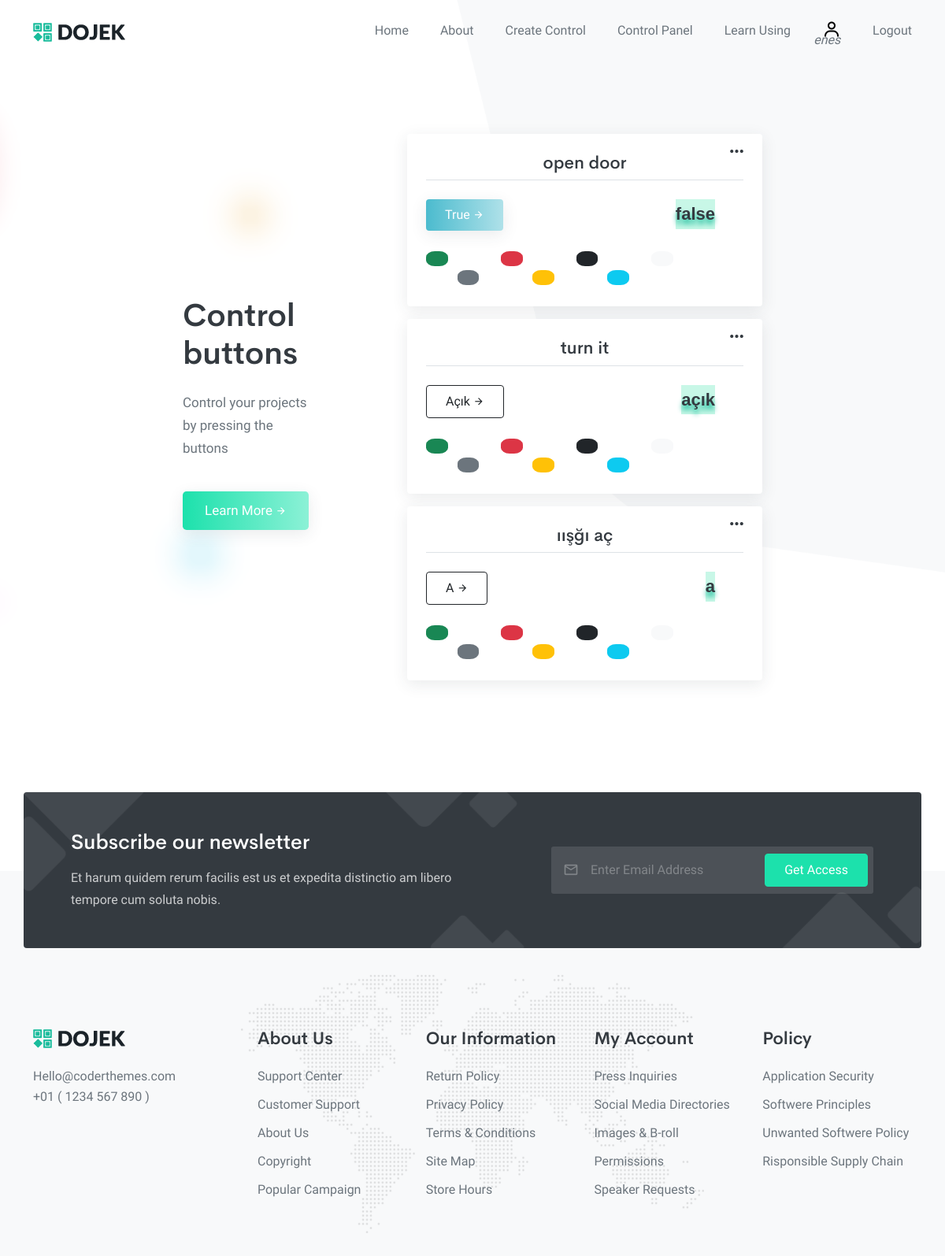
The app's page /control/ (signed in) with its own data.
### web/models.py (models this page shows, shortened)
class Workshop(models.Model):
    HARDWARE_TYPE = (
        ('1', 'NodeMCU'),
        ('2', 'ESP8266'),
    )
    IDE_TYPE = (
        ('1', 'Arduino IDE'),
        ('2', 'PlatformIO'),
        ('2', _('Other')),
    )
    BUTTON_COLOR_CHOICES=(
        ('btn-success','primary'),
        ('btn-outline-success','primary-outline'),
        ('btn-gradiend-success','primary-gradient'),
        ('btn-danger','danger'),
        ('btn-outline-danger','danger-outline'),
        ('btn-gradient-danger','danger-gradient'),
        ('btn-dark','dark'),
        ('btn-outline-dark','dark-outline'),
        ('btn-gradient-dark','dark-gradient'),
        ('btn-light','light'),
        ('btn-outline-light','light-outline'),
        ('btn-white','white'),
        ('btn-outline-white','white-outline'),
        ('btn-gradient-white','white-gradient'),
        ('btn-secondary','secondary'),
        ('btn-outline-secondary','secondary-outline'),
        ('btn-gradient-secondary','secondary-gradient'),
        ('btn-warning','warning'),
        ('btn-outline-warning','warning-outline'),
        ('btn-gradient-warning','warning-gradient'),
        ('btn-info','info'),
        ('btn-outline-info','info-outline'),
        ('btn-gradient-info','info-gradient'),
	)
    hardware = models.CharField(choices=HARDWARE_TYPE, max_length=1,default=HARDWARE_TYPE[0][0], null=True, blank=True)
    ide = models.CharField(choices=IDE_TYPE, max_length=1,default=IDE_TYPE[0][0], null=True, blank=True)
    user = models.ForeignKey(User, on_delete=models.CASCADE, related_name='workshop')
    date_added = models.DateTimeField(auto_now_add=True)
    wifi = models.ForeignKey(Wifie, on_delete=models.CASCADE)
    secret_key = models.CharField(max_length=25)
    url = models.CharField(max_length=100)
    actname = models.CharField(max_length=150)
    def_resp = models.CharField(max_length=150)
    expected_resp = models.CharField(max_length=150)
    current_resp = models.CharField(max_length=150, null=True, blank=True)
    is_fixed = models.BooleanField(default=False)
    duration = models.IntegerField(default=0, help_text=_("turns default in seconds"))
    usage_count = models.IntegerField(default=0)
    button_color = models.CharField(choices=BUTTON_COLOR_CHOICES, max_length=30, default=BUTTON_COLOR_CHOICES[2][0])
    last_used = models.DateTimeField(auto_now_add=True)
    class Meta:
        verbose_name = _('Workshop')
        verbose_name_plural = _('Workshops')
    def btns():
        list = []
        for i in Workshop.BUTTON_COLOR_CHOICES:
            list.append(i[0])
        return list

### web/views.py (the view, shortened to what this page needs)
# urls.py: path('control/', views.control_panel, name='control_panel'),
@login_required
def control_panel(request):
    workshops = Workshop.objects.filter(user=request.user).order_by('-usage_count')
    btns = Workshop.btns
    return render(request, 'web/controls.html', {'workshops':workshops, 'btns':btns})

### templates/web/controls.html (shortened to what this page needs)
{% extends 'base.html' %}
{% load static %}
{% load i18n %}
{% block content %}
<section class="hero-5" id="home">
    <div class="container">
        <div class="row align-items-center justify-content-center">
            <div id="main" class="col-lg-2">
                <h1 id="main_title" class="mb-4 display-6 fw-semibold noselect">{% translate "Control buttons" %} </h1>
                <p id="main_p" class="text-muted fs-17 noselect">{% if request.user.is_authenticated %}{% if request.user.workshop %}{% translate "Control your projects by pressing the buttons"%} {% else %}{% translate "Create your worksop. But first take a look to the documentation." %} {% endif %}{% else %}  {% translate "Register an account, define your url in your Arduino/NodeMCU IDE. That's it!" %}{% endif %}</p>
                <a href="{% url 'docs' %}" id="learn_btn" class="btn btn-lg btn-gradient-success mt-4 mb-4 mb-lg-0">{% translate "Learn More"  %}<i class="mdi mdi-arrow-right fs-14 ms-1"></i></a>
            </div>
            {% if request.user.is_authenticated %}
            <div class="col-md-8 col-lg-5 offset-lg-1">
                {% for workshop in workshops %}
                <div class="card mb-3" id="card" data-card="{{forloop.counter}}" data-workshop-id-card="{{ workshop.id }}">
                    <div class="card-body p-4 ">
                        <i class='bx bx-dots-horizontal-rounded dots' id="dots" data-dot="{{forloop.counter}}"></i>
                        <h5 id="wifi_h5" class="border-bottom text-center fs-22 pb-2 mb-4 noselect">{{workshop.actname}}</h5>
                        <p id="response" class="response">{{workshop.current_resp}}</p>
                        <a data-workshop-id="{{ workshop.id }}" data-workshop-def="{{ workshop.def_resp }}" data-workshop-exp="{{ workshop.expected_resp }}" class="btn btn-md {{workshop.button_color}} mt-0 mb-4 mb-lg-0 wake">{{workshop.expected_resp|title}}<i class="mdi mdi-arrow-right fs-14 ms-1"></i></a>
                        <div style=""> <br>
                            {% for color in btns  %}
                            <span class="color-ball {{color}}  ">&nbsp &nbsp &nbsp &nbsp</span>
                            {% endfor %}
                        </div>
                    </div>
                </div>
                {% endfor %}
            {% else %}
            <a href="{% url 'signup' %}"  class="btn btn-lg btn-gradient-success mt-4 mb-4 mb-lg-0">{% translate "Sign-Up"  %}<i class="mdi mdi-arrow-right fs-14 ms-1"></i></a>
            {% endif %}
        </div>
    </div>
 </section>
{% endblock content %}

### templates/base.html (shortened to what this page needs)
{% load static %}
<!DOCTYPE html>
<html lang="en" class="no-js">
    <head>
        <link href='https://unpkg.com/boxicons@2.1.2/css/boxicons.min.css' rel='stylesheet'>
        <link rel="stylesheet" href="{% static 'css/mklb.css' %}" type="text/css" />
        <link rel="stylesheet" href="{% static 'css/swiper-bundle.min.css' %}" type="text/css" />
        <link rel="stylesheet" type="text/css" href="{% static 'css/materialdesignicons.min.css' %}" />
        <link rel="stylesheet" href="{% static 'css/bootstrap.min.css' %}" type="text/css" />
        <link rel="stylesheet" type="text/css" href="{% static 'css/style.css' %}" />
    </head>
    <body data-bs-spy="scroll" data-bs-target=".navbar" data-bs-offset="60">
        <nav class="navbar navbar-expand-lg fixed-top navbar-custom sticky-dark" id="navbar-sticky">
            <div class="container">
                <a class="logo text-uppercase" href="/">
                    <img src="{% static 'images/logo-dark.png' %}" alt="" />
                </a>
                <div class="collapse navbar-collapse" id="navbarCollapse">
                    <ul class="navbar-nav ms-auto navbar-center" id="mySidenav">
                        <li class="nav-item">
                            <a href="{% url 'home' %}" class="nav-link">Home</a>
                        </li>
                        <li class="nav-item">
                            <a href="#about" class="nav-link">About</a>
                        </li>
                        {% if request.user.is_authenticated %}
                        <li class="nav-item">
                            <a href="{% url 'config' %}" class="nav-link">Create Control</a>
                        </li>
                        <li class="nav-item">
                            <a href="{% url 'control_panel' %}" class="nav-link">Control Panel</a>
                        </li>
                        {% endif %}
                        <li class="nav-item">
                            <a href="{% url 'docs' %}" class="nav-link">Learn Using</a>
                        </li>
                        {% if request.user.is_authenticated %}
                        <li title="{{request.user.username}}" class="nav-item">
                            <a href="{% url 'profile' %}"  class="nav-link icon-link"><i class='bx bx-user icon-link'></i><i id="username_in_menu" style="text-decoration:none;position:absolute;left:-45%;top:18px;">{{request.user.username}}</i></a>
                        </li>
                        <li title="{{request.user.username}}" class="nav-item">
                            <a href="{% url 'logout' %}" class="nav-link">Logout</a>
                        </li>
                        {% else %}
                        <li class="nav-item">
                            <a href="/login" class="nav-link">Login</a>
                        </li>
                        {% endif %}
                    </ul>
                </div>
            </div>
        </nav>
{% block content %}
{% endblock content %}
<br>
<br>
<br>
<br>
        <section class="footer bg-light">
            <div class="cta-content">
                <div class="container">
                    <div class="row bg-dark cta-bg p-5 rounded align-items-center">
                        <div class="col-lg-6">
                            <h3 class="text-white fs-26 mb-3">Subscribe our newsletter</h3>
                            <p class="text-white opacity-75 mb-4 mb-lg-0">Et harum quidem rerum facilis est us et expedita distinctio am libero tempore cum soluta nobis.</p>
                        </div>
                        <div class="col-lg-5 offset-lg-1">
                            <div class="subscribe-form">
                                <i class="mdi mdi-email-outline form-icon"></i>
                                <input type="email" class="form-control" id="exampleFormControlInput1" placeholder="Enter Email Address" />
                                <a href="javascript:void(0);" class="btn btn-primary form-btn">Get Access</a>
                            </div>
                        </div>
                    </div>
                </div>
            </div>
            <div class="container">
                <div class="row">
                    <div class="col-lg-3 text-center text-lg-start">
                        <div class="footer-logo mb-4">
                            <a href="#">
                                <img src="{% static 'images/logo-dark.png' %}" alt="" />
                            </a>
                        </div>
                        <a href="#" class="text-muted">Hello@coderthemes.com</a>
                        <p class="text-muted">+01 ( 1234 567 890 )</p>
                    </div>
                    <div class="col-lg-9">
                        <div class="row">
                            <div class="col-sm-6 col-md-3">
                                <h5 class="fs-22 mb-3 fw-semibold">About Us</h5>
                                <ul class="list-unstyled footer-nav">
                                    <li><a href="javascript:void(0);" class="footer-link">Support Center</a></li>
                                    <li><a href="javascript:void(0);" class="footer-link">Customer Support</a></li>
                                    <li><a href="javascript:void(0);" class="footer-link">About Us</a></li>
                                    <li><a href="javascript:void(0);" class="footer-link">Copyright</a></li>
                                    <li><a href="javascript:void(0);" class="footer-link">Popular Campaign</a></li>
                                </ul>
                            </div>
                            <div class="col-sm-6 col-md-3">
                                <h5 class="fs-22 mb-3 fw-semibold">Our Information</h5>
                                <ul class="list-unstyled footer-nav">
                                    <li><a href="javascript:void(0);" class="footer-link">Return Policy</a></li>
                                    <li><a href="javascript:void(0);" class="footer-link">Privacy Policy</a></li>
                                    <li><a href="javascript:void(0);" class="footer-link">Terms & Conditions</a></li>
                                    <li><a href="javascript:void(0);" class="footer-link">Site Map</a></li>
                                    <li><a href="javascript:void(0);" class="footer-link">Store Hours</a></li>
                                </ul>
                            </div>
                            <div class="col-sm-6 col-md-3">
                                <h5 class="fs-22 mb-3 fw-semibold">My Account</h5>
                                <ul class="list-unstyled footer-nav">
                                    <li><a href="javascript:void(0);" class="footer-link">Press Inquiries</a></li>
                                    <li><a href="javascript:void(0);" class="footer-link">Social Media Directories</a></li>
                                    <li><a href="javascript:void(0);" class="footer-link">Images & B-roll</a></li>
                                    <li><a href="javascript:void(0);" class="footer-link">Permissions</a></li>
                                    <li><a href="javascript:void(0);" class="footer-link">Speaker Requests</a></li>
                                </ul>
                            </div>
                            <div class="col-sm-6 col-md-3">
                                <h5 class="fs-22 mb-3 fw-semibold">Policy</h5>
                                <ul class="list-unstyled footer-nav">
                                    <li><a href="javascript:void(0);" class="footer-link">Application Security</a></li>
                                    <li><a href="javascript:void(0);" class="footer-link">Softwere Principles</a></li>
                                    <li><a href="javascript:void(0);" class="footer-link">Unwanted Softwere Policy</a></li>
                                    <li><a href="javascript:void(0);" class="footer-link">Risponsible Supply Chain</a></li>
                                </ul>
                            </div>
                        </div>
                    </div>
                </div>
            </div>
        </section>
    </body>
</html>

### records on screen
Workshop: actname "open door", current_resp "false", expected_resp "True"
Workshop: actname "turn it", current_resp "açık", expected_resp "Açık"
Workshop: actname "ıışğı aç", current_resp "a", expected_resp "A"

### other values on screen
{{ request.user.username }} "enes"
